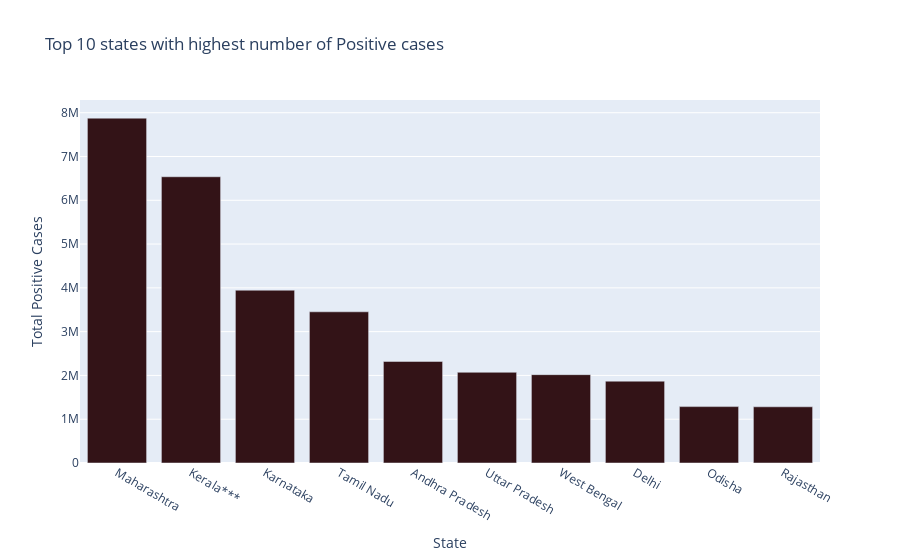

Notebook code for this chart:
### Markdown cell above
* **Top 10 states with highest number of Positive cases**

### Code cell
px.bar(x=covid.nlargest(10,"positive")["state_name"],
       y = covid.nlargest(10,"positive")["positive"],
       labels={'y':'Total Positive Cases','x':'State'},
       color_discrete_sequence=px.colors.sequential.solar,
       title="Top 10 states with highest number of Positive cases")

### Figure 1 — Plotly figure (JSON) as saved in the notebook; plotly's stock layout.template omitted (floating-point values rounded to 4 significant figures)
{"data": [{"alignmentgroup": "True", "hovertemplate": "State=%{x}<br>Total Positive Cases=%{y}<extra></extra>", "legendgroup": "", "marker": {"color": "rgb(51, 19, 23)", "pattern": {"shape": ""}}, "name": "", "offsetgroup": "", "orientation": "v", "showlegend": false, "textposition": "auto", "type": "bar", "x": ["Maharashtra", "Kerala***", "Karnataka", "Tamil Nadu", "Andhra Pradesh", "Uttar Pradesh", "West Bengal", "Delhi", "Odisha", "Rajasthan"], "xaxis": "x", "y": [7875904, 6537361, 3946422, 3453290, 2319646, 2071736, 2017823, 1869051, 1287935, 1283203], "yaxis": "y"}], "layout": {"barmode": "relative", "legend": {"tracegroupgap": 0}, "title": {"text": "Top 10 states with highest number of Positive cases"}, "xaxis": {"anchor": "y", "domain": [0, 1], "title": {"text": "State"}}, "yaxis": {"anchor": "x", "domain": [0, 1], "title": {"text": "Total Positive Cases"}}}}
